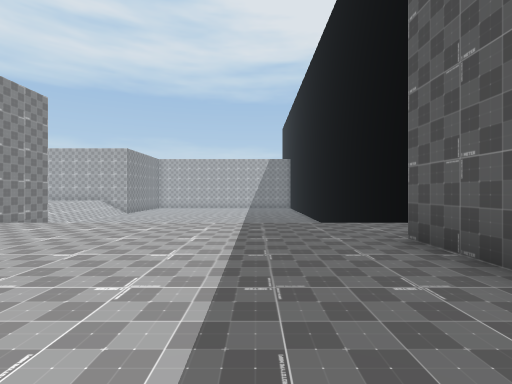
view 1 (above)

21 first-person views from a walk through a scene from a Unity 3-D project. The camera is 1.3 m above the floor, looks level and sees 85° across. The floor is counted in squares, 2 m on a side. Each view is taken from the middle of a square. On the plan, view 1 faces up. The plan holds only what a view shows up to about 9 squares ahead; the rest is blank. The place goes on beyond the plan.

view 2
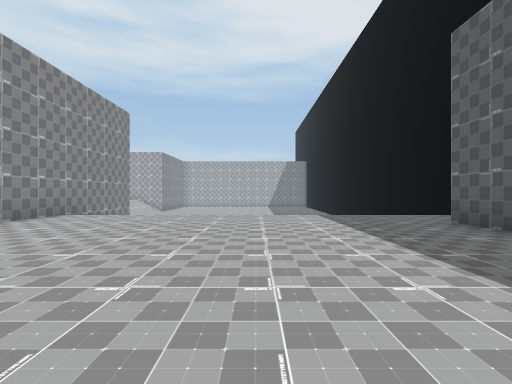

view 3
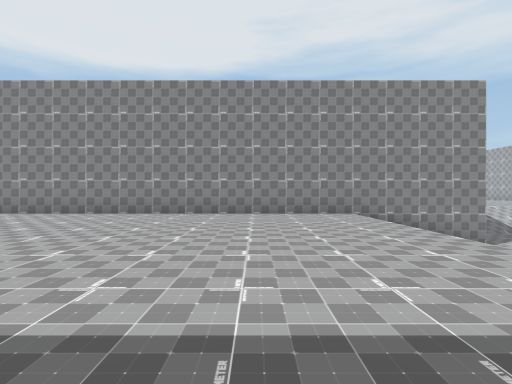

view 4
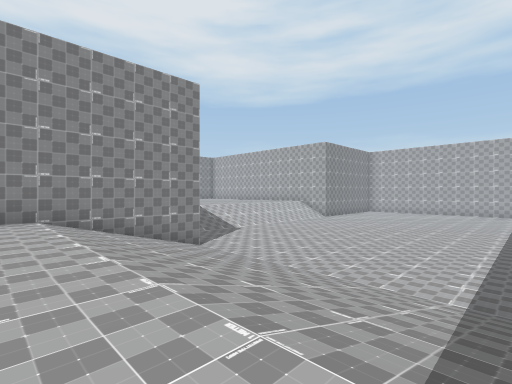

view 5
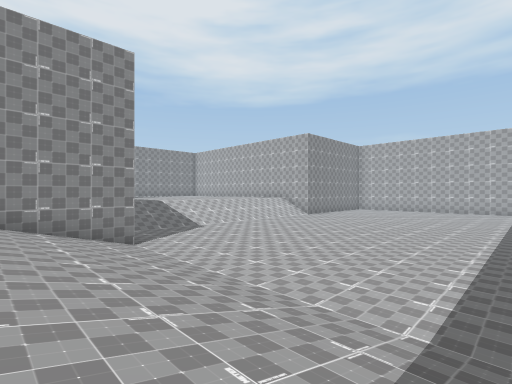

view 6
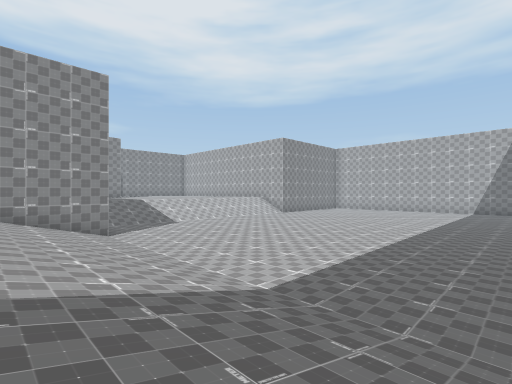

view 7
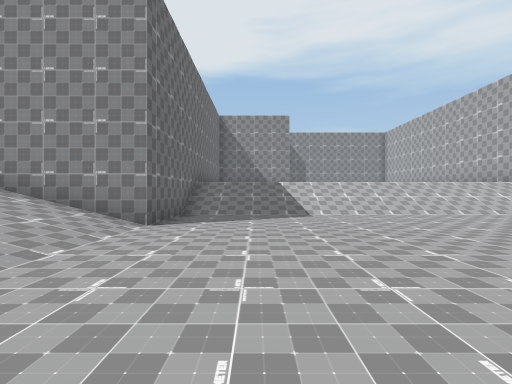

view 8
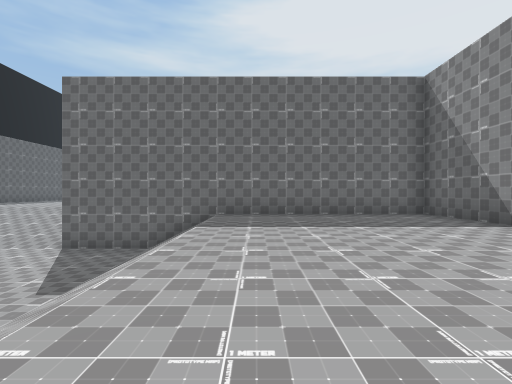

view 9
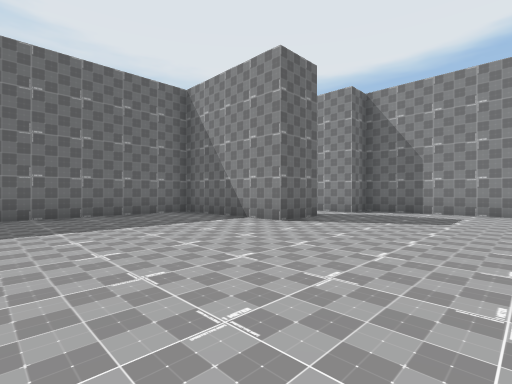

view 10
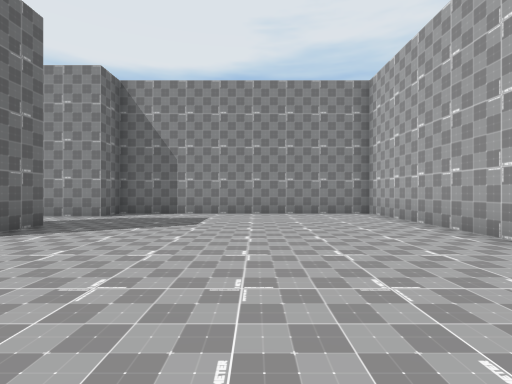

view 11
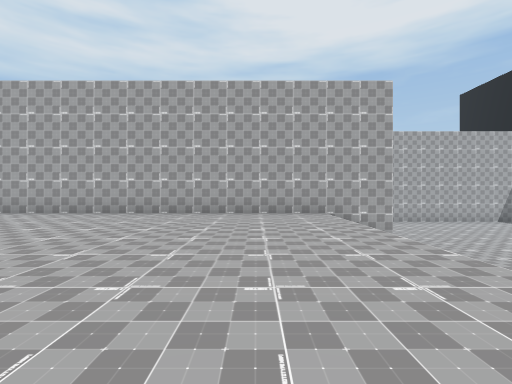

view 12
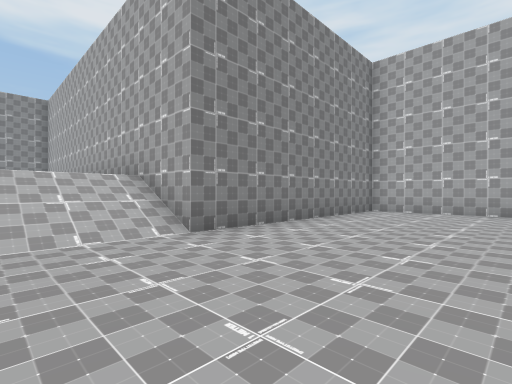

view 13
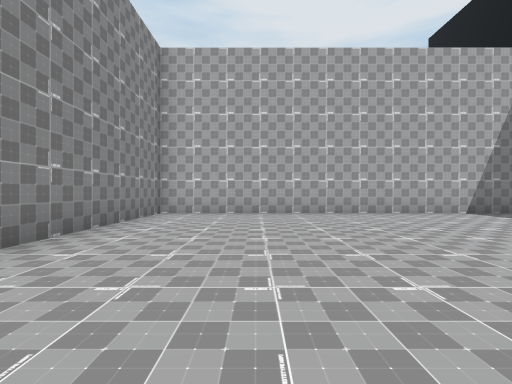

view 14
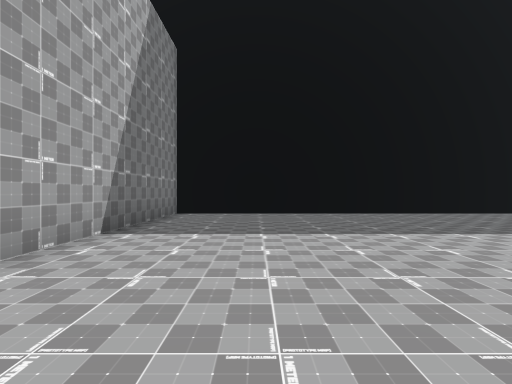

view 15
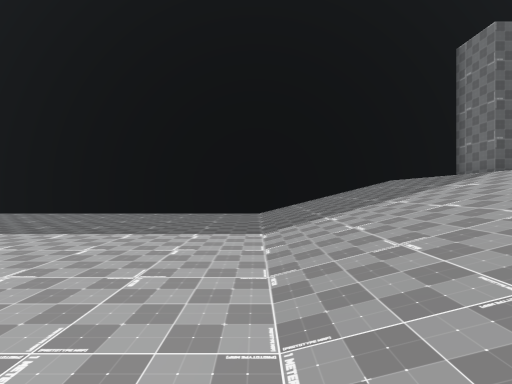

view 16
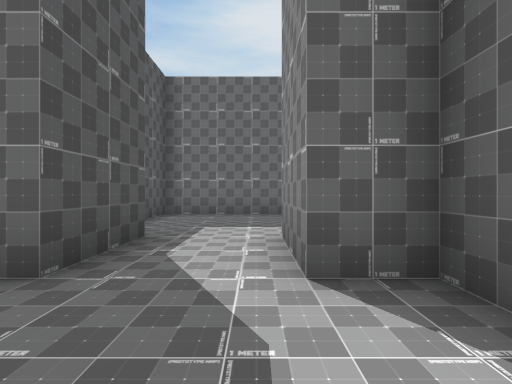

view 17
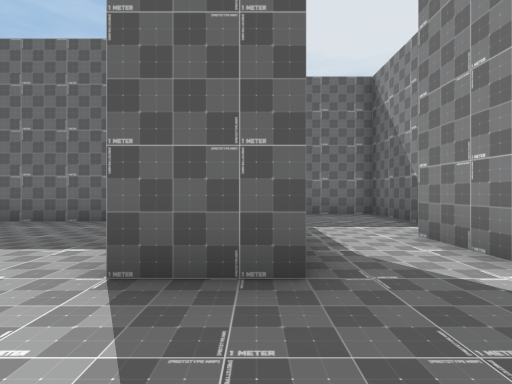

view 18
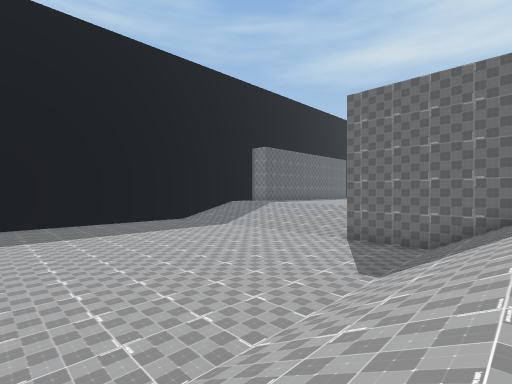

view 19
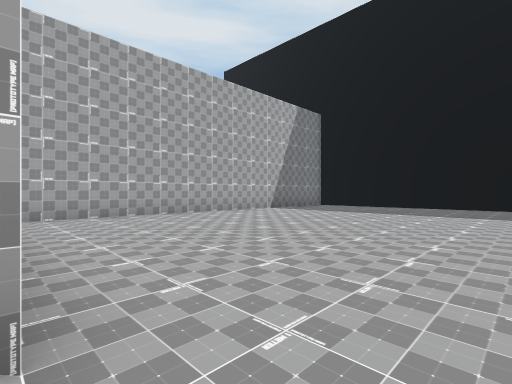

view 20
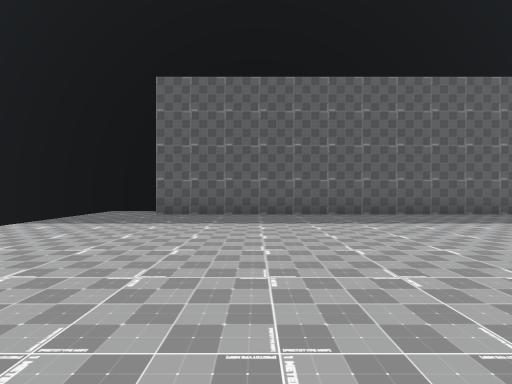

view 21
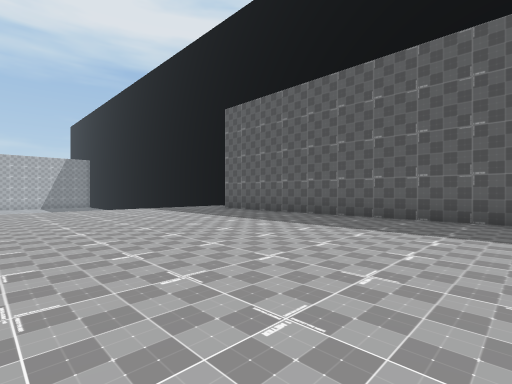

### Floor plan
Key: @ floor where view 1 was taken; # wall or solid block; . main floor; : floor 2 m higher than the main floor; / step, stairs or slope.
Columns run from 23 left of view 1 to 4 right of it. Each row starts with its distance up from view 1.
 29              ###############
 28              #.............#
 27              #.............#
 26              #.............#
 25              #.............#
 24              #.............#
 23              #.............#
 22 ##############.............#
 21 #::::::::::://.............#
 20 #::::::::::://......... ...#
 19 #::::::::::://......... ...#
 18 #::::::::::://...........  #
 17 #::::::::::://.............#
 16 #::::::::::://.............#
 15 #::::::::::://.............#
 14 ##::##:::::://.............#
 13  #::##:::::://.............#
 12  #::##:::::://.............#
 11  ::::#:::::://.............#
 10 #::::###########...........#
  9 #::::#         #///////////#
  8 ######         #///////////#
  7                #///////////#
  6                #///////////#
  5                #:::::::::::#
  4                #::::::::::##
  3                #:::::::::##
  2                #:::::::::#
  1                #:::::::::#
  0                #:::::::@:#
 -1                #:::::::::#
 -2                #:::::::::#
 -3                #:::::::::#
 -4                #:::::::::#
 -5                #  :::::::#

Where each view was taken, in squares from view 1:
view 1: 0 up, 0 right, facing up
view 2: 2 down, 2 left, facing up
view 3: 3 up, 1 right, facing left
view 4: 5 up, 0 right, facing up-left
view 5: 7 up, 0 right, facing up-left
view 6: 7 up, 2 right, facing up-left
view 7: 12 up, 2 left, facing left
view 8: 18 up, 13 left, facing down
view 9: 18 up, 13 left, facing down-left
view 10: 18 up, 14 left, facing left
view 11: 13 up, 14 left, facing up
view 12: 19 up, 6 left, facing up-left
view 13: 20 up, 7 left, facing up
view 14: 26 up, 5 left, facing right
view 15: 10 up, 5 left, facing right
view 16: 16 up, 21 left, facing down
view 17: 16 up, 19 left, facing down
view 18: 19 up, 12 left, facing down-right
view 19: 20 up, 10 left, facing up-right
view 20: 1 up, 6 left, facing right
view 21: 5 down, 5 left, facing up-right
